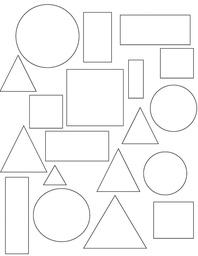
#> input picture Project/img/formas geometricas.jpg, 198 x 256 px, shrunk from 736 x 952 before the run
$ python main.py
#> lines starting #> are read from the running program, lines starting #| are printed output that depends on the picture
import math
from PIL import Image

VERTICAL_KERNEL = [
    [1, 2, 1],
    [0, 0, 0],
    [-1, -2, -1]
]
HORIZONTAL_KERNEL = [
    [-1, 0, 1],
    [-2, 0, 2],
    [-1, 0, 1]
]


def cinza(imagem):
    w, h = imagem.size # pegando o tamanho da imagem
#> w = 198; h = 256
    img = Image.new('RGB', (w, h)) # gerando uma nova imagem copia para manter a original
#> img: PIL image 198x256 RGB; every value is 0

    # perccorendo pelos pixels da imagem
    for x in range(w):
        for y in range(h):
            pixel = imagem.getpixel((x,y))
            # pegando a media entre as cores para a escala de cinza
            luminancia = (pixel[0] + pixel[1] + pixel[2]) // 3 # pega o resultado da divisão inteira, pois o RGB não aceita decimais
            # para uma cor cinza todos as cores do pixel devem ser iguais
            img.putpixel((x,y), (luminancia, luminancia, luminancia)) # alterando as cores do pixels para transforma em cinza
#> img is the input picture: PIL image 198x256 RGB; min 81, max 255, mean 247.4

    return img


def get_modified_pixel(x, y, dir_kernel, offset=0):
    acc = 0

    # Getting window pixels
    for i, k in enumerate(range(x - 1, x + 2)):
        for j, m in enumerate(range(y - 1, y + 2)):
            if k < 0 or m < 0 or k >= img_width or m >= img_height:
                continue

            # Getting kernel value in current position
            cur_kernel_value = dir_kernel[i][j]

            if cur_kernel_value == 0:
                continue

            pixel = img.getpixel((k, m))[0]

            result = pixel * cur_kernel_value

            acc += result

    return acc


# Transform image in grayscale
img = cinza(Image.open("./img/formas geometricas.jpg"))
img_width = img.width
#> img_width = 198
img_height = img.height
#> img_height = 256

# Output image
output_img = Image.new("L", (img_width, img_height))
#> output_img: PIL image 198x256 L; every value is 0

for x in range(img_width):
    for y in range(img_height):
        # Horizontal edges
        gx = get_modified_pixel(x, y, HORIZONTAL_KERNEL)
        # Vertical edges
        gy = get_modified_pixel(x, y, VERTICAL_KERNEL)

        g = int(math.sqrt(gx ** 2 + gy ** 2))

        output_img.putpixel((x, y), g)
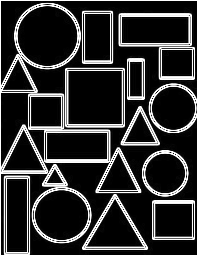
#> output_img: PIL image 198x256 L; min 0, max 255, mean 49.3

output_img.save("./img/formas geometricas output.jpg")
